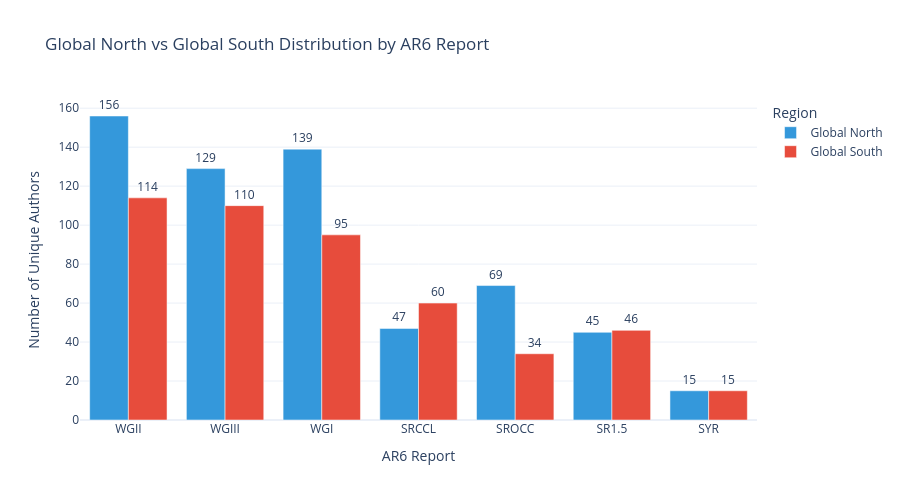
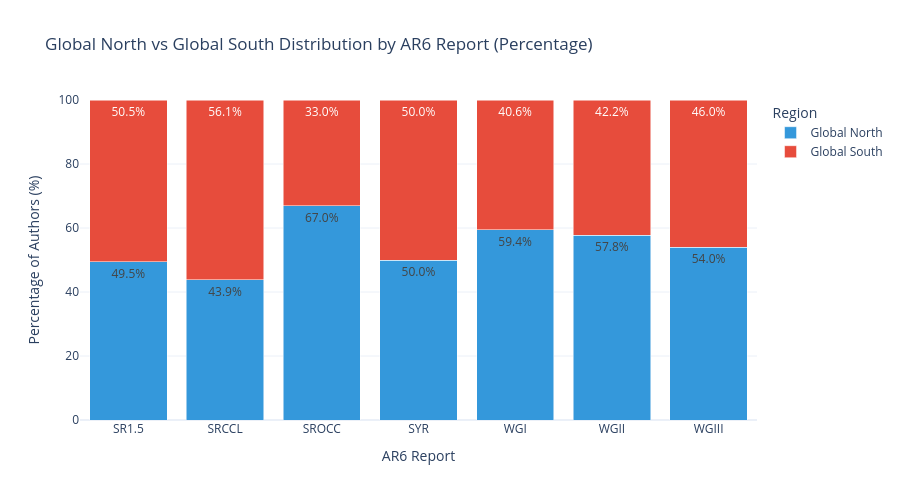

Notebook source saved alongside these figures, in order:
### Markdown cell above
### Regional Distribution by AR6 Report Series

Analyze how Global North vs Global South representation varies across different AR6 reports:

- **SYR**: Synthesis Report
- **WGI**: Working Group I (Physical Science Basis)
- **WGII**: Working Group II (Impacts, Adaptation and Vulnerability)
- **WGIII**: Working Group III (Mitigation of Climate Change)
- **SR1.5**: Special Report on Global Warming of 1.5°C
- **SRCCL**: Special Report on Climate Change and Land
- **SROCC**: Special Report on the Ocean and Cryosphere

### Code cell
# Regional distribution by Report/Series
# Combine unique authors with their report contributions

# Get author-report combinations with regions
df_author_reports = df_authors[['author', 'Report']].copy()
df_author_reports = df_author_reports.merge(
    df_unique_authors[['author', 'region']], 
    on='author', 
    how='left'
)

# Remove Unknown regions
df_author_reports = df_author_reports[df_author_reports['region'] != 'Unknown']

# Count unique authors per report and region
report_region_counts = df_author_reports.drop_duplicates(subset=['author', 'Report']).groupby(
    ['Report', 'region']
).size().reset_index(name='count')

print("Author distribution by Report and Region:")
print(report_region_counts.pivot(index='Report', columns='region', values='count').fillna(0))
print()

# Create grouped bar chart by Report
fig = px.bar(
    report_region_counts,
    x='Report',
    y='count',
    color='region',
    title='Global North vs Global South Distribution by AR6 Report',
    labels={'count': 'Number of Unique Authors', 'Report': 'AR6 Report', 'region': 'Region'},
    color_discrete_map={'Global North': '#3498db', 'Global South': '#e74c3c'},
    text='count',
    barmode='group'
)

fig.update_layout(
    height=500,
    xaxis={'categoryorder': 'total descending'},
    showlegend=True,
    legend=dict(title="Region")
)

fig.update_traces(textposition='outside')

fig.show()

# Create percentage stacked bar chart by Report
report_region_pct = report_region_counts.copy()
total_by_report = report_region_pct.groupby('Report')['count'].transform('sum')
report_region_pct['percentage'] = (report_region_pct['count'] / total_by_report * 100).round(1)

fig2 = px.bar(
    report_region_pct,
    x='Report',
    y='percentage',
    color='region',
    title='Global North vs Global South Distribution by AR6 Report (Percentage)',
    labels={'percentage': 'Percentage of Authors (%)', 'Report': 'AR6 Report', 'region': 'Region'},
    color_discrete_map={'Global North': '#3498db', 'Global South': '#e74c3c'},
    text='percentage',
    barmode='stack'
)

fig2.update_layout(
    height=500,
    xaxis={'categoryorder': 'total descending'},
    yaxis={'range': [0, 100]},
    showlegend=True,
    legend=dict(title="Region")
)

fig2.update_traces(texttemplate='%{text:.1f}%', textposition='inside')

fig2.show()

# Overall AR6 totals (all reports combined)
overall_counts = df_unique_authors[df_unique_authors['region'] != 'Unknown']['region'].value_counts()
print(f"\nOverall AR6 Distribution (All Reports):")
print(f"  Global North: {overall_counts['Global North']} authors ({overall_counts['Global North']/overall_counts.sum()*100:.1f}%)")
print(f"  Global South: {overall_counts['Global South']} authors ({overall_counts['Global South']/overall_counts.sum()*100:.1f}%)")
print(f"  Total: {overall_counts.sum()} authors")

### Figure 1 — Plotly figure (JSON) as saved in the notebook; plotly's stock layout.template omitted (floating-point values rounded to 4 significant figures)
{"data": [{"alignmentgroup": "True", "hovertemplate": "Region=Global North<br>AR6 Report=%{x}<br>Number of Unique Authors=%{text}<extra></extra>", "legendgroup": "Global North", "marker": {"color": "#3498db"}, "name": "Global North", "offsetgroup": "Global North", "orientation": "v", "showlegend": true, "text": [45, 47, 69, 15, 139, 156, 129], "textposition": "outside", "type": "bar", "x": ["SR1.5", "SRCCL", "SROCC", "SYR", "WGI", "WGII", "WGIII"], "xaxis": "x", "y": [45, 47, 69, 15, 139, 156, 129], "yaxis": "y"}, {"alignmentgroup": "True", "hovertemplate": "Region=Global South<br>AR6 Report=%{x}<br>Number of Unique Authors=%{text}<extra></extra>", "legendgroup": "Global South", "marker": {"color": "#e74c3c"}, "name": "Global South", "offsetgroup": "Global South", "orientation": "v", "showlegend": true, "text": [46, 60, 34, 15, 95, 114, 110], "textposition": "outside", "type": "bar", "x": ["SR1.5", "SRCCL", "SROCC", "SYR", "WGI", "WGII", "WGIII"], "xaxis": "x", "y": [46, 60, 34, 15, 95, 114, 110], "yaxis": "y"}], "layout": {"barmode": "group", "height": 500, "legend": {"title": {"text": "Region"}, "tracegroupgap": 0}, "showlegend": true, "title": {"text": "Global North vs Global South Distribution by AR6 Report"}, "xaxis": {"anchor": "y", "categoryorder": "total descending", "domain": [0, 1], "title": {"text": "AR6 Report"}}, "yaxis": {"anchor": "x", "domain": [0, 1], "title": {"text": "Number of Unique Authors"}}}}

### Figure 2 — Plotly figure (JSON) as saved in the notebook; plotly's stock layout.template omitted (floating-point values rounded to 4 significant figures)
{"data": [{"alignmentgroup": "True", "hovertemplate": "Region=Global North<br>AR6 Report=%{x}<br>Percentage of Authors (%)=%{text}<extra></extra>", "legendgroup": "Global North", "marker": {"color": "#3498db"}, "name": "Global North", "offsetgroup": "Global North", "orientation": "v", "showlegend": true, "text": [49.5, 43.9, 67, 50, 59.4, 57.8, 54], "textposition": "inside", "texttemplate": "%{text:.1f}%", "type": "bar", "x": ["SR1.5", "SRCCL", "SROCC", "SYR", "WGI", "WGII", "WGIII"], "xaxis": "x", "y": [49.5, 43.9, 67, 50, 59.4, 57.8, 54], "yaxis": "y"}, {"alignmentgroup": "True", "hovertemplate": "Region=Global South<br>AR6 Report=%{x}<br>Percentage of Authors (%)=%{text}<extra></extra>", "legendgroup": "Global South", "marker": {"color": "#e74c3c"}, "name": "Global South", "offsetgroup": "Global South", "orientation": "v", "showlegend": true, "text": [50.5, 56.1, 33, 50, 40.6, 42.2, 46], "textposition": "inside", "texttemplate": "%{text:.1f}%", "type": "bar", "x": ["SR1.5", "SRCCL", "SROCC", "SYR", "WGI", "WGII", "WGIII"], "xaxis": "x", "y": [50.5, 56.1, 33, 50, 40.6, 42.2, 46], "yaxis": "y"}], "layout": {"barmode": "stack", "height": 500, "legend": {"title": {"text": "Region"}, "tracegroupgap": 0}, "showlegend": true, "title": {"text": "Global North vs Global South Distribution by AR6 Report (Percentage)"}, "xaxis": {"anchor": "y", "categoryorder": "total descending", "domain": [0, 1], "title": {"text": "AR6 Report"}}, "yaxis": {"anchor": "x", "domain": [0, 1], "range": [0, 100], "title": {"text": "Percentage of Authors (%)"}}}}
